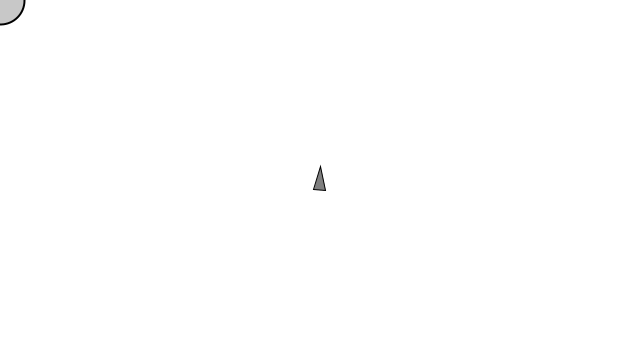
Frame 1 (no input)
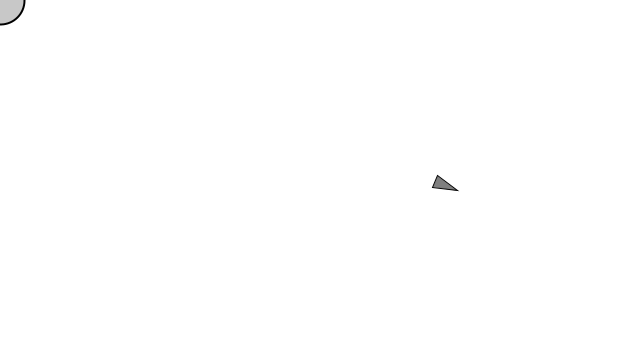
Frame 60 (the mouse pressed at the canvas centre just before this capture)
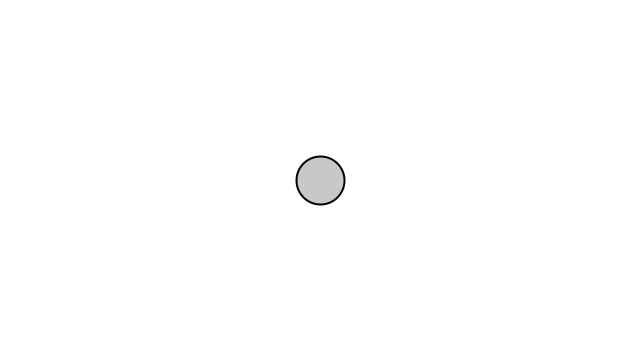
Frame 120 (the mouse held since frame 60 and released just before this capture)

The Processing sketch that drew these frames (run headless with seeded random() and noise(); from frame 60 on, the mouse is pressed at the canvas centre):

// Processing sketch: inclass_seek
// ── inclass_seek.pde
// The Nature of Code
// Daniel Shiffman
// http://natureofcode.com

// Seeking "vehicle" follows the mouse position

// Implements Craig Reynold's autonomous steering behaviors
// One vehicle "seeks"
// See: http://www.red3d.com/cwr/

Vehicle v;

void setup() {
  size(640, 360);
  v = new Vehicle(width/2, height/2);
}

void draw() {
  background(255);

  PVector mouse = new PVector(mouseX, mouseY);

  // Draw an ellipse at the mouse position
  fill(200);
  stroke(0);
  strokeWeight(2);
  ellipse(mouse.x, mouse.y, 48, 48);

  // Call the appropriate steering behaviors for our agents
  v.seek(mouse);
  v.update();
  v.display();
}

// ── Vehicle.pde
// The Nature of Code
// Daniel Shiffman
// http://natureofcode.com

// Seek_Arrive

// The "Vehicle" class

class Vehicle { 
  PVector position;
  PVector velocity;
  PVector acceleration;
  float r;
  float maxforce;    // Maximum steering force
  float maxspeed;    // Maximum speed

  Vehicle(float x, float y) {
    acceleration = new PVector(0,0);
    velocity = new PVector(0,-2);
    position = new PVector(x,y);
    r = 6;
    maxspeed = 4;
    maxforce = 0.1;
  }

  // Method to update position
  void update() {
    // Update velocity
    velocity.add(acceleration);
    // Limit speed
    velocity.limit(maxspeed);
    position.add(velocity);
    // Reset accelerationelertion to 0 each cycle
    acceleration.mult(0);
    
  }

  void applyForce(PVector force) {
    // We could add mass here if we want A = F / M
    acceleration.add(force);
  }

  // A method that calculates a steering force towards a target
  // STEER = DESIRED MINUS VELOCITY
  void seek(PVector target) {
    PVector desired = PVector.sub(target,position);  // A vector pointing from the position to the target
    //PVector desired = PVector.sub(position,target);  // A vector pointing from the position to the target
    // Scale to maximum speed
    desired.setMag(-maxspeed);

    // Steering = Desired minus velocity
    PVector steer = PVector.sub(desired,velocity);
    steer.limit(maxforce);  // Limit to maximum steering force
    //steer.mult(-1); //flee away
    applyForce(steer);
  }
    
  void display() {
    // Draw a triangle rotated in the direction of velocity
    float theta = velocity.heading() + PI/2;
    fill(127);
    stroke(0);
    strokeWeight(1);
    pushMatrix();
    translate(position.x,position.y);
    rotate(theta);
    beginShape();
    vertex(0, -r*2);
    vertex(-r, r*2);
    vertex(r, r*2);
    endShape(CLOSE);
    popMatrix();
    
    
  }
}
